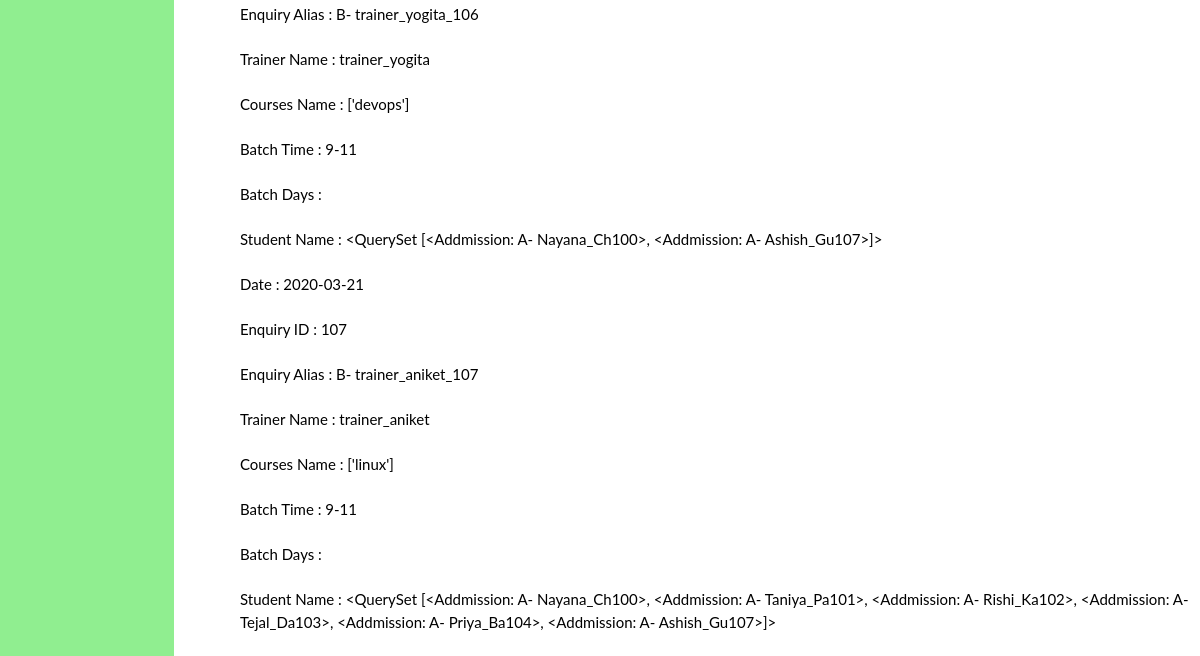
Before: /searchbatch/ (lower part) with the older database file.
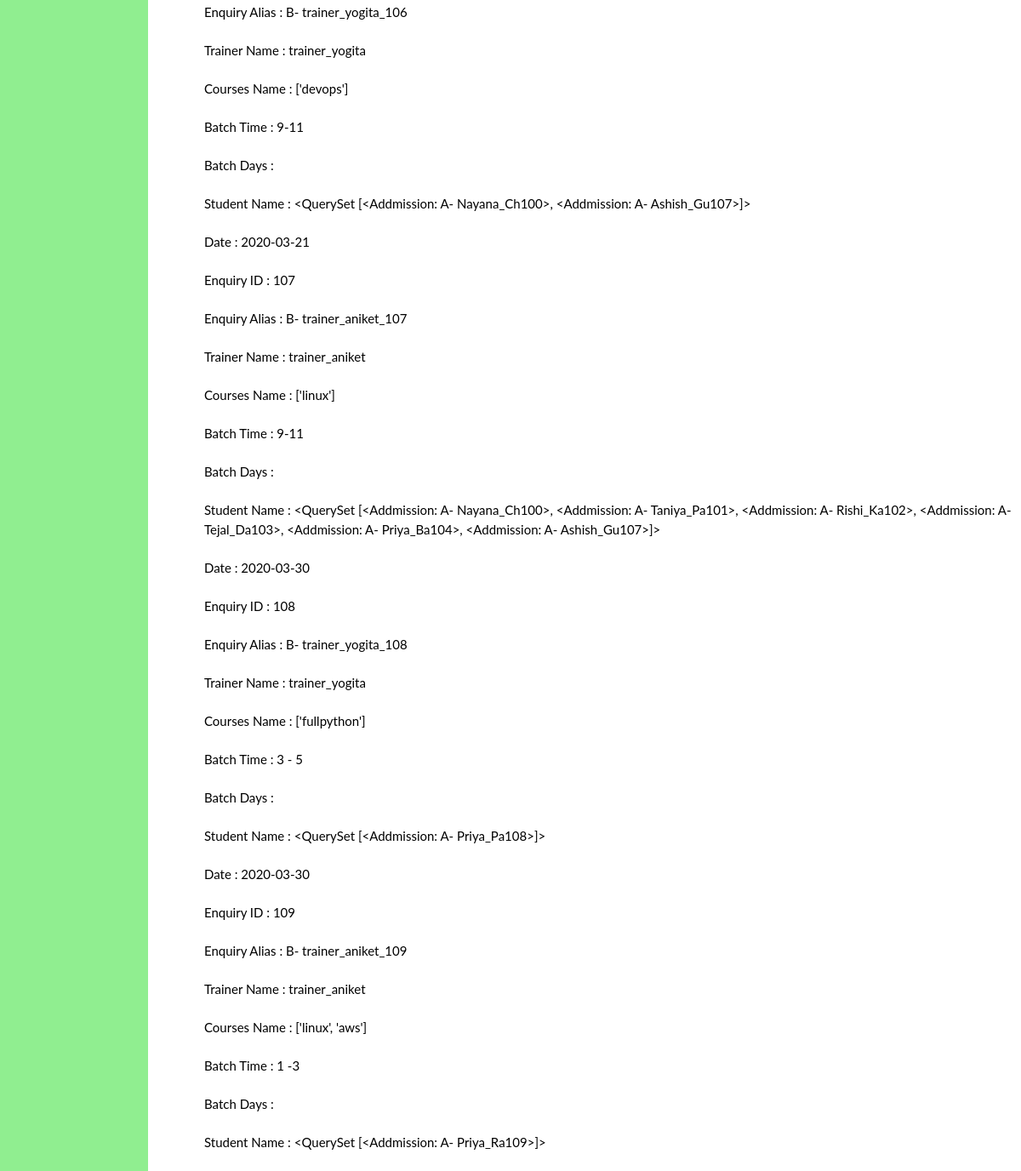
After: the same page with the newer database file.
### project/models.py (models this page shows, shortened)
class Batch(models.Model):
    Addmission = models.ManyToManyField(Addmission)
    edate = models.CharField(max_length=100, default=None)
    batchid = models.IntegerField(default=0)
    batchalias = models.CharField(max_length=50, default=None)
    trainer = models.CharField(max_length=50)
    courses = models.CharField(max_length=50, default=None)
    batch_time = models.CharField(max_length=50, default=None)
    batch_day = models.CharField(max_length=50, default=None)
    special_day = models.CharField(max_length=50, default=None,blank=True)
    sname = models.CharField(max_length=1000, default=None)
    complete = models.BooleanField(default=False)

### project/views.py (the view)
# urls.py: path("searchbatch/", views.searchbatch, name='searchbatch'),
def searchbatch(request):
    posts = Batch.objects.all()
    if request.method == 'POST':
        searchbatch = request.POST.get('browsers','')
        print(searchbatch)
        posts = Batch.objects.filter(batchalias=searchbatch)
    return render(request,'searchbatch.html',{'posts':posts})

### project/templates/searchbatch.html (shortened to what this page needs)
{% extends 'index.html' %}
{% block body %}
<div class="main">
    <div class="row">
        <div class="col-md-12">
            <div class="well well-sm">
                <form action="/searchbatch/" method="post">{% csrf_token %}
                    <fieldset>
                        <br><br>
                        <div>
                        {% for i in posts %}
                        Date : {{i.edate}}<br><br>
                        Enquiry ID : {{i.batchid}}<br><br>
                        Enquiry Alias : {{i.batchalias}}<br><br>
                        Trainer Name : {{i.trainer}}<br><br>
                        Courses Name : {{i.courses}}<br><br>
                        Batch Time : {{i.batch_time}}<br><br>
                        Batch Days : {{i.batch_days}}<br><br>
                            {% if i.batch_days == 'other' %}
                            Special Day : {{i.special_day}}<br><br>
                            Student Name : {{i.sname}}<br><br>
                            {% else %}
                            Student Name : {{i.sname}}<br><br>
                            {% endif %}
                        {% endfor %}
                        </div>
                    </fieldset>
                </form>
            </div>
        </div>
    </div>
</div>
{% endblock %}

Changed rows visible on the page:
added Batch: edate "2020-03-30", batchid "108", batchalias "B- trainer_yogita_108", trainer "trainer_yogita", courses "['fullpython']", batch_time "3 - 5", sname "<QuerySet [<Addmission: A- Priya_Pa108>]>"
added Batch: edate "2020-03-30", batchid "109", batchalias "B- trainer_aniket_109", trainer "trainer_aniket", courses "['linux', 'aws']", batch_time "1 -3", sname "<QuerySet [<Addmission: A- Priya_Ra109>]>"
